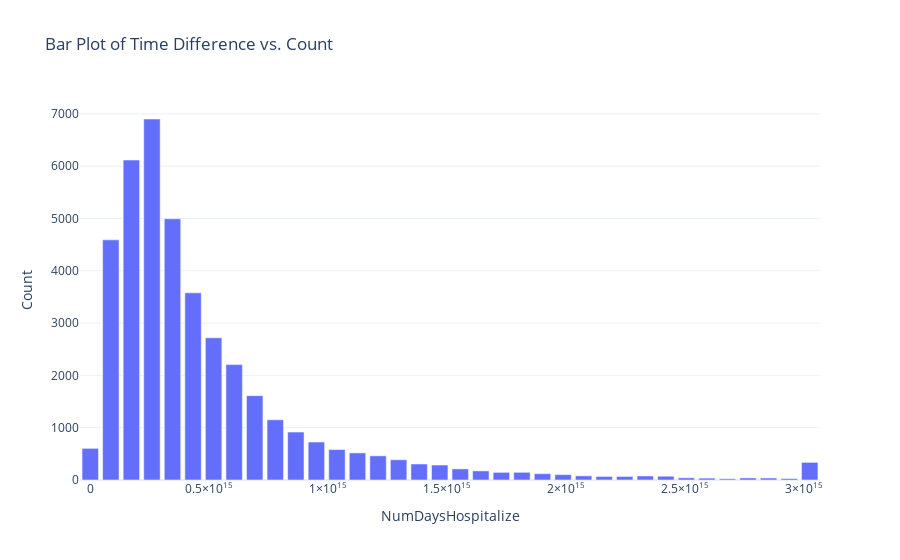

Notebook source saved alongside this figure:
### Code cell
import plotly.express as px

fig = px.bar(
    hospitalize,
    x="NumDaysHospitalize",
    y="count",
    labels={"time_diff_days": "Time Difference (Days)", "count": "Count"},
    title="Bar Plot of Time Difference vs. Count",
    template="plotly_white"
)
# fig = px.bar(hospitalize,x='NumDaysHospitalize',y='count', title='Bar Plot')
fig.show()

### Figure 1 — Plotly figure (JSON) as saved in the notebook; plotly's stock layout.template omitted (floating-point values rounded to 4 significant figures)
{"data": [{"alignmentgroup": "True", "hovertemplate": "NumDaysHospitalize=%{x}<br>Count=%{y}<extra></extra>", "legendgroup": "", "marker": {"color": "#636efa", "pattern": {"shape": ""}}, "name": "", "offsetgroup": "", "orientation": "v", "showlegend": false, "textposition": "auto", "type": "bar", "x": [0, 86400000000000, 172800000000000, 259200000000000, 345600000000000, 432000000000000, 518400000000000, 604800000000000, 691200000000000, 777600000000000, 864000000000000, 950400000000000, 1036800000000000, 1123200000000000, 1209600000000000, 1296000000000000, 1382400000000000, 1468800000000000, 1555200000000000, 1641600000000000, 1728000000000000, 1814400000000000, 1900800000000000, 1987200000000000, 2073600000000000, 2160000000000000, 2246400000000000, 2332800000000000, 2419200000000000, 2505600000000000, 2592000000000000, 2678400000000000, 2764800000000000, 2851200000000000, 2937600000000000, 3024000000000000], "xaxis": "x", "y": [605, 4591, 6117, 6902, 4994, 3579, 2719, 2206, 1613, 1151, 917, 726, 582, 518, 462, 387, 306, 286, 212, 174, 146, 147, 121, 103, 80, 68, 68, 77, 72, 42, 36, 24, 40, 38, 28, 337], "yaxis": "y"}], "layout": {"barmode": "relative", "legend": {"tracegroupgap": 0}, "title": {"text": "Bar Plot of Time Difference vs. Count"}, "xaxis": {"anchor": "y", "domain": [0, 1], "title": {"text": "NumDaysHospitalize"}}, "yaxis": {"anchor": "x", "domain": [0, 1], "title": {"text": "Count"}}}}
